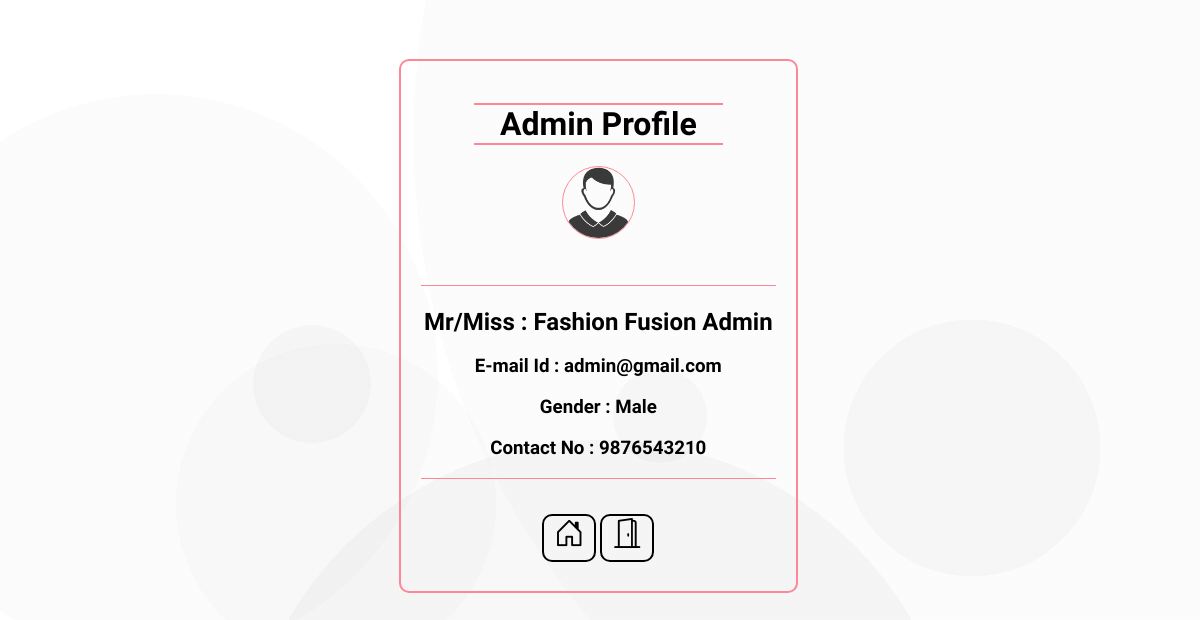
Page /Admin/admin_profile.php (signed in) on the committed database.
### tables this page shows
CREATE TABLE `admin_detail` (
  `id` int(50) NOT NULL,
  `name` varchar(50) NOT NULL,
  `admin_email` varchar(50) NOT NULL,
  `contactno` varchar(50) NOT NULL,
  `gender` varchar(50) NOT NULL,
  `password` varchar(50) NOT NULL
);

### Admin/admin_profile.php (the view, shortened to what this page needs)
<?php
$admin_email = $_SESSION['admin_email'];
@include 'include.php';
$stmt = mysqli_prepare($con, "SELECT name, admin_email, gender, contactno FROM admin_detail WHERE admin_email=?");
mysqli_stmt_bind_param($stmt, "s", $admin_email);
mysqli_stmt_execute($stmt);
$result = mysqli_stmt_get_result($stmt);
$admin_data = mysqli_fetch_assoc($result);
?>
<!DOCTYPE html>
<html>
<head>
<link rel="stylesheet" href="https://cdn.jsdelivr.net/npm/bootstrap-icons@1.11.3/font/bootstrap-icons.min.css">
</head>
<body>
    <div class="welcome-container">
        <h1 class="text">Admin Profile<h1>
        <img src="img/profile.png"><br><br>
        <div class='line'></div>
        <h2>Mr/Miss : <?php echo htmlspecialchars($admin_data['name']); ?></h2>
<h3>E-mail Id : <?php echo htmlspecialchars($admin_data['admin_email']); ?></h3>
<h3>Gender : <?php echo htmlspecialchars($admin_data['gender']); ?></h3>
<h3>Contact No : <?php echo htmlspecialchars($admin_data['contactno']); ?></h3>
        <div class='line'></div>
        <br><br>
        <a href="index.php"><i class="bi bi-house-door"></i></a>
        <a href="logout.php"><i class="bi bi-door-open"></i></a>
        <br><br>
    </div>
</body>
</html>

### Admin/admin_profile.php (style rules this page uses)
body { font-family: "Comfortaa", sans-serif; background-image: radial-gradient(circle at 13% 47%, rgba(140, 140, 140,0.03) 0%, rgba(140, 140, 140,0.03) 25%,transparent 25%, transparent 100%),radial-gradient(circle at 28% 63%, rgba(143, 143, 143,0.03) 0%, rgba(143, 143, 143,0.03) 16%,transparent 16%, transparent 100%),radial-gradient(circle at 81% 56%, rgba(65, 65, 65,0.03) 0%, rgba(65, 65, 65,0.03) 12%,transparent 12%, transparent 100%),radial-gradient(circle at 26% 48%, rgba(60, 60, 60,0.03) 0%, rgba(60, 60, 60,0.03) 6%,transparent 6%, transparent 100%),radial-gradient(circle at 97% 17%, rgba(150, 150, 150,0.03) 0%, rgba(150, 150, 150,0.03) 56%,transparent 56%, transparent 100%),radial-gradient(circle at 50% 100%, rgba(25, 25, 25,0.03) 0%, rgba(25, 25, 25,0.03) 36%,transparent 36%, transparent 100%),radial-gradient(circle at 55% 52%, rgba(69, 69, 69,0.03) 0%, rgba(69, 69, 69,0.03) 6%,transparent 6%, transparent 100%),linear-gradient(90deg, rgb(255,255,255),rgb(255,255,255)); background-attachment: fixed; }
.welcome-container { width: 30%; margin-top:5%; margin-left:33%; padding: 20px; border:2px solid #ff8795; border-radius:10px; text-align: center; }
a { text-decoration:none; border:2px solid #000; color:#000; border-radius:10px; font-size:20px; padding: 10px; transition:.5s; }
i { font-size:30px; }
img { width: 20%; border: 1px solid #ff8795; border-radius:100px; }
.line { border-top: 0.5px solid #ff8795; }
.text { margin-left:15%; width:70%; border-top:2px solid #ff8795; border-bottom:2px solid #ff8795; }

### rows in the picture
admin_detail: name "Fashion Fusion Admin", admin_email "admin@gmail.com", gender "Male", contactno "9876543210"
